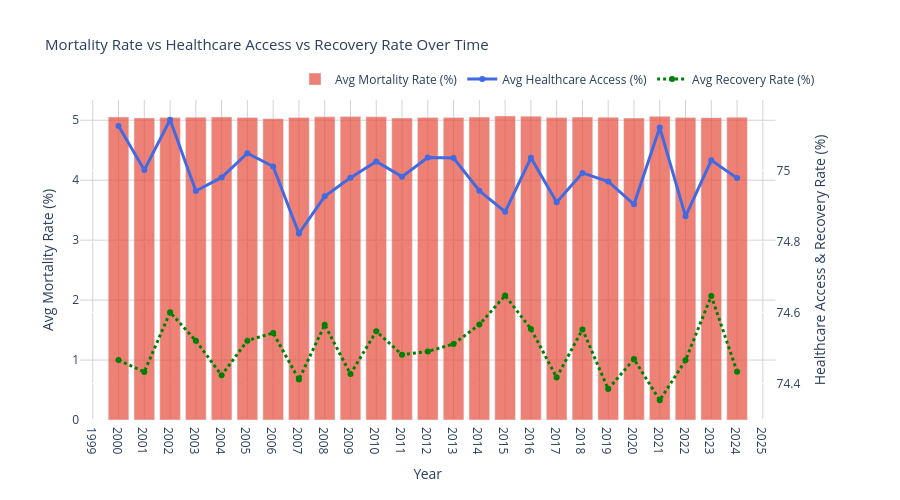

The notebook cell this image was saved under:
### Markdown cell above
### ADVANCED VIZ 2: Multi-Layer Chart

### Code cell
# Aggregate by year across ALL countries
yearly_trends = (df_clean
    .groupby('year')
    .agg(
        avg_mortality        = ('mortality_rate_%', 'mean'),
        avg_healthcare_access= ('healthcare_access_%', 'mean'),
        avg_recovery         = ('recovery_rate_%', 'mean')
    )
    .reset_index()
    .sort_values('year')
)

print(" Yearly trends shape:", yearly_trends.shape)
print(yearly_trends.head())

# Build multi-layer chart
fig_multi = make_subplots(specs=[[{"secondary_y": True}]])

# --- Layer 1: Mortality Rate as BARS ---
fig_multi.add_trace(
    go.Bar(
        x=yearly_trends['year'],
        y=yearly_trends['avg_mortality'],
        name='Avg Mortality Rate (%)',
        marker_color='rgba(231, 76, 60, 0.7)',
        hovertemplate='Year: %{x}<br>Mortality: %{y:.2f}%'
    ),
    secondary_y=False
)

# --- Layer 2: Healthcare Access as LINE ---
fig_multi.add_trace(
    go.Scatter(
        x=yearly_trends['year'],
        y=yearly_trends['avg_healthcare_access'],
        name='Avg Healthcare Access (%)',
        mode='lines+markers',
        line=dict(color='royalblue', width=3),
        marker=dict(size=6),
        hovertemplate='Year: %{x}<br>Healthcare Access: %{y:.2f}%'
    ),
    secondary_y=True
)

# --- Layer 3: Recovery Rate as LINE ---
fig_multi.add_trace(
    go.Scatter(
        x=yearly_trends['year'],
        y=yearly_trends['avg_recovery'],
        name='Avg Recovery Rate (%)',
        mode='lines+markers',
        line=dict(color='green', width=3, dash='dot'),
        marker=dict(size=6),
        hovertemplate='Year: %{x}<br>Recovery: %{y:.2f}%'
    ),
    secondary_y=True
)

fig_multi.update_layout(
    title=dict(
        text=' Mortality Rate vs Healthcare Access vs Recovery Rate Over Time',
        font=dict(size=15)
    ),
    hovermode='x unified',
    legend=dict(
    orientation='h',        # horizontal legend
    yanchor='bottom',
    y=1.02,                 # sits ABOVE the chart
    xanchor='right',
    x=1
),
    plot_bgcolor='white',
    xaxis=dict(
        title='Year',
        tickmode='linear',
        dtick=1,
        gridcolor='lightgrey'
    ),
    height=500
)

fig_multi.update_yaxes(
    title_text="Avg Mortality Rate (%)",
    secondary_y=False,
    gridcolor='lightgrey'
)
fig_multi.update_yaxes(
    title_text="Healthcare Access & Recovery Rate (%)",
    secondary_y=True
)

# Save as interactive HTML
fig_multi.write_html(
    os.path.join(project_root, 'outputs', 'figures',
                 'advanced_02_multilayer.html')
)
fig_multi.show()
print(" Advanced Chart 2 saved!")

### Figure 1 — Plotly figure (JSON) as saved in the notebook; plotly's stock layout.template omitted (floating-point values rounded to 4 significant figures)
{"data": [{"hovertemplate": "Year: %{x}<br>Mortality: %{y:.2f}%", "marker": {"color": "rgba(231, 76, 60, 0.7)"}, "name": "Avg Mortality Rate (%)", "type": "bar", "x": [2000, 2001, 2002, 2003, 2004, 2005, 2006, 2007, 2008, 2009, 2010, 2011, 2012, 2013, 2014, 2015, 2016, 2017, 2018, 2019, 2020, 2021, 2022, 2023, 2024], "xaxis": "x", "y": [5.055, 5.038, 5.045, 5.051, 5.055, 5.045, 5.026, 5.047, 5.057, 5.061, 5.059, 5.036, 5.048, 5.047, 5.053, 5.071, 5.068, 5.044, 5.052, 5.049, 5.036, 5.065, 5.045, 5.044, 5.05], "yaxis": "y"}, {"hovertemplate": "Year: %{x}<br>Healthcare Access: %{y:.2f}%", "line": {"color": "royalblue", "width": 3}, "marker": {"size": 6}, "mode": "lines+markers", "name": "Avg Healthcare Access (%)", "type": "scatter", "x": [2000, 2001, 2002, 2003, 2004, 2005, 2006, 2007, 2008, 2009, 2010, 2011, 2012, 2013, 2014, 2015, 2016, 2017, 2018, 2019, 2020, 2021, 2022, 2023, 2024], "xaxis": "x", "y": [75.12, 75.0, 75.14, 74.94, 74.98, 75.05, 75.01, 74.82, 74.93, 74.98, 75.03, 74.98, 75.04, 75.03, 74.94, 74.88, 75.04, 74.91, 74.99, 74.97, 74.9, 75.12, 74.87, 75.03, 74.98], "yaxis": "y2"}, {"hovertemplate": "Year: %{x}<br>Recovery: %{y:.2f}%", "line": {"color": "green", "dash": "dot", "width": 3}, "marker": {"size": 6}, "mode": "lines+markers", "name": "Avg Recovery Rate (%)", "type": "scatter", "x": [2000, 2001, 2002, 2003, 2004, 2005, 2006, 2007, 2008, 2009, 2010, 2011, 2012, 2013, 2014, 2015, 2016, 2017, 2018, 2019, 2020, 2021, 2022, 2023, 2024], "xaxis": "x", "y": [74.47, 74.43, 74.6, 74.52, 74.42, 74.52, 74.54, 74.41, 74.57, 74.43, 74.55, 74.48, 74.49, 74.51, 74.57, 74.65, 74.55, 74.42, 74.55, 74.38, 74.47, 74.35, 74.47, 74.65, 74.43], "yaxis": "y2"}], "layout": {"height": 500, "hovermode": "x unified", "legend": {"orientation": "h", "x": 1, "xanchor": "right", "y": 1.02, "yanchor": "bottom"}, "plot_bgcolor": "white", "title": {"font": {"size": 15}, "text": " Mortality Rate vs Healthcare Access vs Recovery Rate Over Time"}, "xaxis": {"anchor": "y", "domain": [0, 0.94], "dtick": 1, "gridcolor": "lightgrey", "tickmode": "linear", "title": {"text": "Year"}}, "yaxis": {"anchor": "x", "domain": [0, 1], "gridcolor": "lightgrey", "title": {"text": "Avg Mortality Rate (%)"}}, "yaxis2": {"anchor": "x", "overlaying": "y", "side": "right", "title": {"text": "Healthcare Access & Recovery Rate (%)"}}}}
